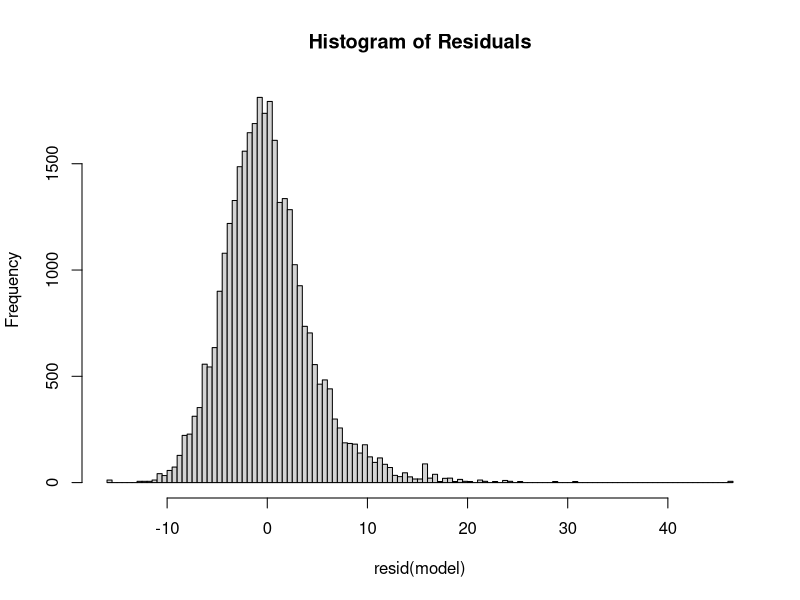
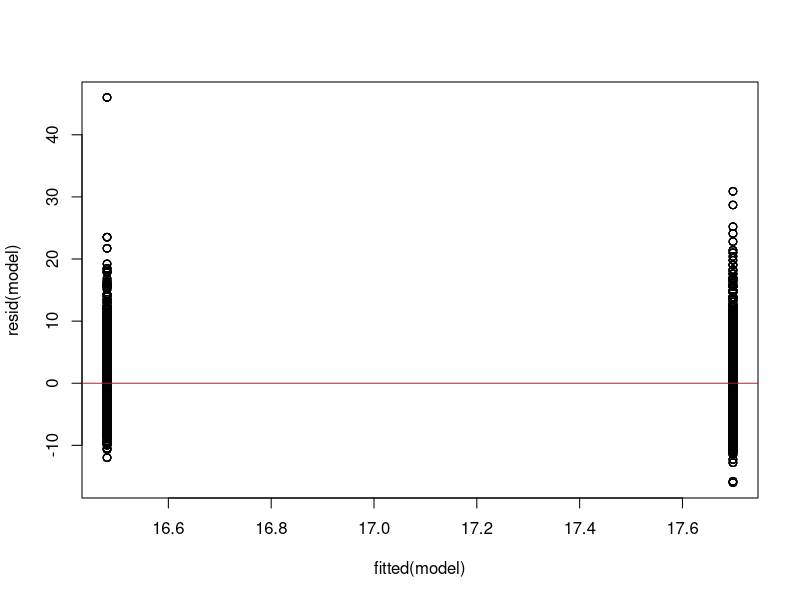

Write R code to recreate these figures, in order.
## ---- chunk 1
library(tidyverse)
## ---- chunk 2
cleaned_data = read_csv("cleaned_data.csv")
## ---- chunk 3
train_data  = 
  cleaned_data |>
  select(year, sex, grade_level, 
         number_overweight, percent_overweight,
         number_obese, percent_obese, 
         number_overweight_or_obese, percent_overweight_or_obese,
         number_healthy_weight, percent_healthy_weight) |>
  mutate(sex = ifelse(sex=="FEMALE", 0, 1), 
         grade_level = ifelse(grade_level=="ELEMENTARY", 0, 1))
## ---- chunk 4
model <- lm(percent_overweight ~ sex, data = train_data)
hist(resid(model), breaks = "FD", main = "Histogram of Residuals")
## ---- chunk 5
plot(fitted(model), resid(model))
abline(h = 0, col = "red")
## ---- chunk 6
sex_slr = lm(percent_overweight ~ sex, data=train_data) |> broom::tidy()

knitr::kable(sex_slr)
## ---- chunk 7

## ---- chunk 8

